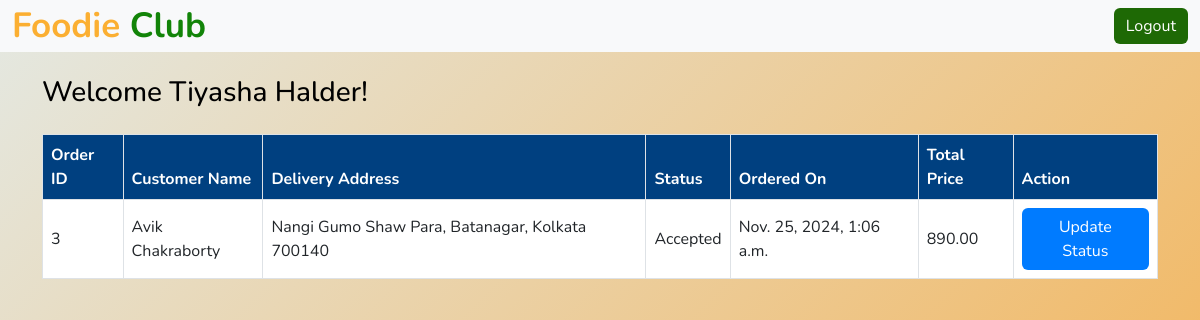
Before: /delivery_home/ (signed in) with the older database file.
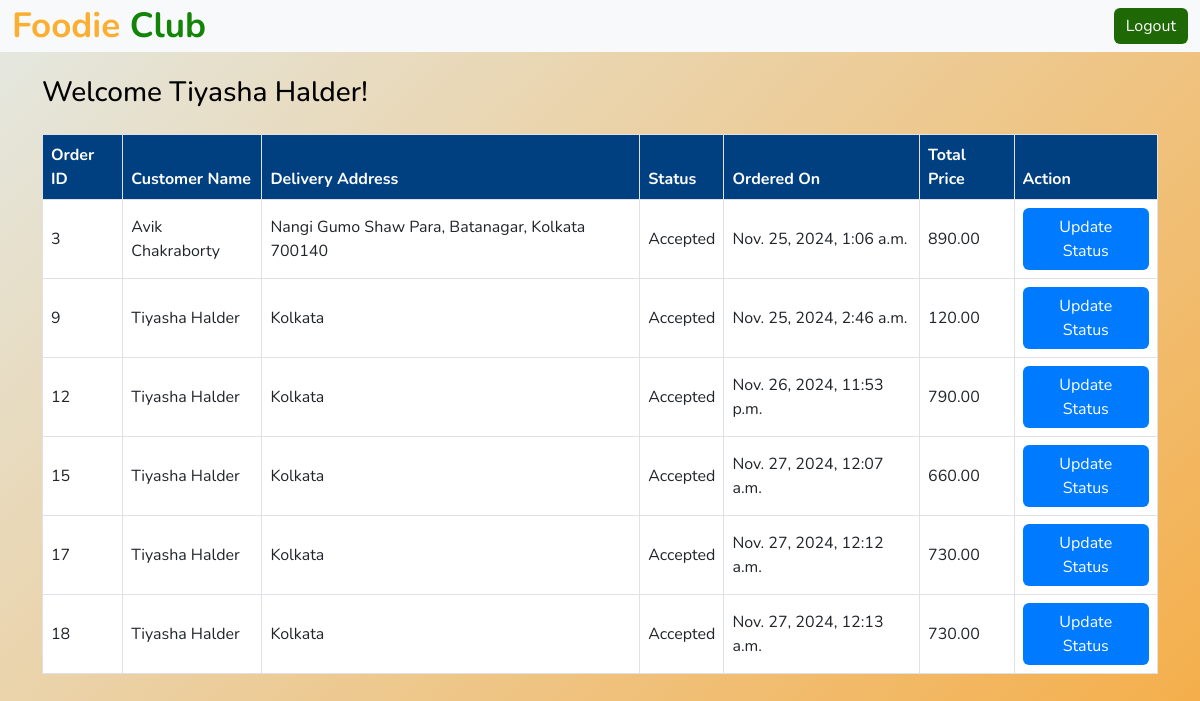
After: the same page with the newer database file.
### Restaurant/models.py (models this page shows)
class Order(models.Model):
    order_id=models.AutoField(primary_key=True)
    cust_email=models.EmailField()
    cust_name=models.CharField(max_length=100)
    cust_address=models.CharField(max_length=300)
    order_details=models.CharField(max_length=2000)
    total_price=models.DecimalField(max_digits=10,decimal_places=2)
    res_id=models.BigIntegerField()
    del_id=models.BigIntegerField(default=0)
    order_status=models.CharField(max_length=15,default="Pending")
    ordered_on=models.DateTimeField()

### Delivery/views.py (the view)
# urls.py: path('delivery_home/',views.delivery_home,name="delivery_home"),
def delivery_home(request):
    email=request.session.get('email')
    if request.session and Delivery_Person.objects.filter(email=email).exists():
        obj=Delivery_Person.objects.get(email=email)
        orders=Order.objects.filter(del_id=obj.del_id)
        data={'obj':obj.del_name,'orders':orders}
        return render(request,'Delivery_home.html',data)
    else:
        return redirect('error')

### templates/Delivery_home.html (shortened to what this page needs)
<!DOCTYPE html>
<html lang="en">
<head>
    {%load static%}
    <link href="https://cdn.jsdelivr.net/npm/bootstrap@5.3.0-alpha3/dist/css/bootstrap.min.css" rel="stylesheet">
    <link rel="stylesheet" href="https://cdn.jsdelivr.net/npm/bootstrap-icons@1.11.3/font/bootstrap-icons.min.css">
</head>
<body>
    <div class="navbar navbar-expand-lg bg-light navbar-light">
        <div class="container-fluid">
            <a href="/" class="navbar-brand">Foodie <span>Club</span></a>
            <a href="/logout"><button type="button" class="btn btn-primary">
                Logout
            </button></a>
        </div>
    </div>
    <body>
        <div class="container mt-4">
          <h3 class="mb-4">Welcome {{obj}}!</h3>
          <table class="table table-bordered table-hover">
            <thead>
              <tr>
                <th>Order ID</th>
                <th>Customer Name</th>
                <th>Delivery Address</th>
                <th>Status</th>
                <th>Ordered On</th>
                <th>Total Price</th>
                <th>Action</th>
              </tr>
            </thead>
            <tbody>
              {% for obj in orders %}
              <tr id="{{obj.order_id}}">
                <td>{{obj.order_id}}</td>
                <td>{{obj.cust_name}}</td>
                <td>{{obj.cust_address}}</td>
                <td class="status-cell">{{obj.order_status}}</td>
                <td>{{obj.ordered_on}}</td>
                <td>{{obj.total_price}}</td>
                <td class="action-cell">
                  {% if obj.order_status != 'Delivered' %}
                  <button
                    class="btn btn-update"
                    data-order-id="{{ obj.order_id }}"
                    data-bs-toggle="modal"
                    data-bs-target="#updateStatusModal"
                    onclick="setOrderId(this)">
                    Update Status
                  </button>
                  {% endif %}
                </td>
              </tr>
              {% endfor %}
            </tbody>
          </table>
        </div>
</body>
</html>

Changed rows visible on the page:
now on this page (row edited): Order: order_id "9", cust_name "Tiyasha Halder", cust_address "Kolkata", order_status "Accepted", ordered_on "Nov. 25, 2024, 2:46 a.m.", total_price "120.00"
now on this page (row edited): Order: order_id "12", cust_name "Tiyasha Halder", cust_address "Kolkata", order_status "Accepted", ordered_on "Nov. 26, 2024, 11:53 p.m.", total_price "790.00"
now on this page (row edited): Order: order_id "15", cust_name "Tiyasha Halder", cust_address "Kolkata", order_status "Accepted", ordered_on "Nov. 27, 2024, 12:07 a.m.", total_price "660.00"
now on this page (row edited): Order: order_id "17", cust_name "Tiyasha Halder", cust_address "Kolkata", order_status "Accepted", ordered_on "Nov. 27, 2024, 12:12 a.m.", total_price "730.00"
now on this page (row edited): Order: order_id "18", cust_name "Tiyasha Halder", cust_address "Kolkata", order_status "Accepted", ordered_on "Nov. 27, 2024, 12:13 a.m.", total_price "730.00"
